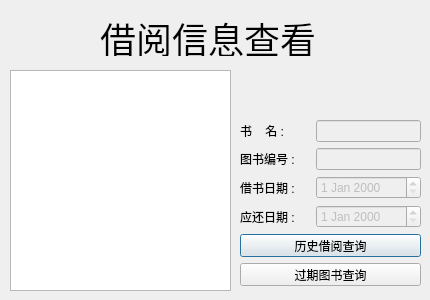
<?xml version="1.0" encoding="UTF-8"?>
<ui version="4.0">
 <class>usBorrowDialog</class>
 <widget class="QDialog" name="usBorrowDialog">
  <property name="geometry">
   <rect>
    <x>0</x>
    <y>0</y>
    <width>430</width>
    <height>300</height>
   </rect>
  </property>
  <property name="windowTitle">
   <string>Dialog</string>
  </property>
  <widget class="QLabel" name="label_9">
   <property name="geometry">
    <rect>
     <x>100</x>
     <y>20</y>
     <width>221</width>
     <height>36</height>
    </rect>
   </property>
   <property name="font">
    <font>
     <pointsize>27</pointsize>
    </font>
   </property>
   <property name="text">
    <string>借阅信息查看</string>
   </property>
  </widget>
  <widget class="QWidget" name="layoutWidget">
   <property name="geometry">
    <rect>
     <x>240</x>
     <y>120</y>
     <width>181</width>
     <height>166</height>
    </rect>
   </property>
   <layout class="QVBoxLayout" name="verticalLayout">
    <item>
     <layout class="QHBoxLayout" name="horizontalLayout">
      <item>
       <widget class="QLabel" name="label_2">
        <property name="text">
         <string>书    名 : </string>
        </property>
       </widget>
      </item>
      <item>
       <widget class="QLineEdit" name="lineEdit">
        <property name="enabled">
         <bool>false</bool>
        </property>
        <property name="minimumSize">
         <size>
          <width>105</width>
          <height>0</height>
         </size>
        </property>
        <property name="maximumSize">
         <size>
          <width>105</width>
          <height>16777215</height>
         </size>
        </property>
        <property name="alignment">
         <set>Qt::AlignRight|Qt::AlignTrailing|Qt::AlignVCenter</set>
        </property>
       </widget>
      </item>
     </layout>
    </item>
    <item>
     <layout class="QHBoxLayout" name="horizontalLayout_2">
      <item>
       <widget class="QLabel" name="label_3">
        <property name="text">
         <string>图书编号 : </string>
        </property>
       </widget>
      </item>
      <item>
       <widget class="QLineEdit" name="lineEdit_2">
        <property name="enabled">
         <bool>false</bool>
        </property>
        <property name="minimumSize">
         <size>
          <width>105</width>
          <height>0</height>
         </size>
        </property>
        <property name="maximumSize">
         <size>
          <width>105</width>
          <height>16777215</height>
         </size>
        </property>
        <property name="alignment">
         <set>Qt::AlignRight|Qt::AlignTrailing|Qt::AlignVCenter</set>
        </property>
       </widget>
      </item>
     </layout>
    </item>
    <item>
     <layout class="QHBoxLayout" name="horizontalLayout_3">
      <item>
       <widget class="QLabel" name="label_4">
        <property name="text">
         <string>借书日期 : </string>
        </property>
       </widget>
      </item>
      <item>
       <widget class="QDateEdit" name="dateEdit">
        <property name="enabled">
         <bool>false</bool>
        </property>
        <property name="minimumSize">
         <size>
          <width>105</width>
          <height>0</height>
         </size>
        </property>
        <property name="maximumSize">
         <size>
          <width>105</width>
          <height>16777215</height>
         </size>
        </property>
       </widget>
      </item>
     </layout>
    </item>
    <item>
     <layout class="QHBoxLayout" name="horizontalLayout_4">
      <item>
       <widget class="QLabel" name="label_5">
        <property name="text">
         <string>应还日期 : </string>
        </property>
       </widget>
      </item>
      <item>
       <widget class="QDateEdit" name="dateEdit_2">
        <property name="enabled">
         <bool>false</bool>
        </property>
        <property name="minimumSize">
         <size>
          <width>105</width>
          <height>0</height>
         </size>
        </property>
        <property name="maximumSize">
         <size>
          <width>105</width>
          <height>16777215</height>
         </size>
        </property>
       </widget>
      </item>
     </layout>
    </item>
    <item>
     <widget class="QPushButton" name="pushButton_2">
      <property name="text">
       <string>历史借阅查询</string>
      </property>
     </widget>
    </item>
    <item>
     <widget class="QPushButton" name="pushButton">
      <property name="text">
       <string>过期图书查询</string>
      </property>
     </widget>
    </item>
   </layout>
  </widget>
  <widget class="QTableView" name="tableView">
   <property name="geometry">
    <rect>
     <x>10</x>
     <y>70</y>
     <width>221</width>
     <height>221</height>
    </rect>
   </property>
  </widget>
 </widget>
 <resources/>
 <connections/>
</ui>
